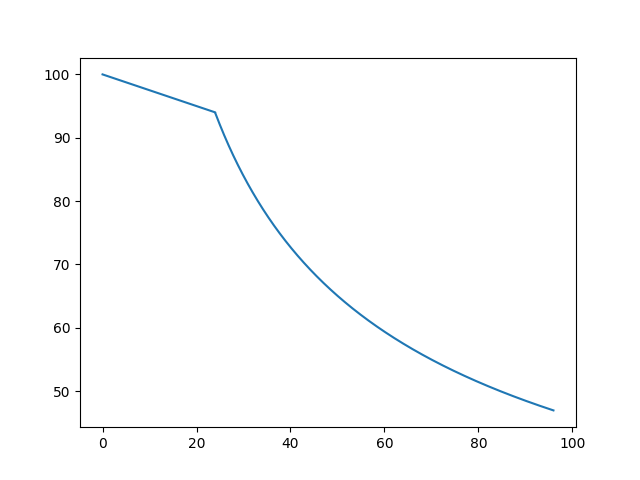

This figure's Python source:
import matplotlib.pyplot as plt
import math


def score(star_time_hours):
    if star_time_hours <= 24:
        return (((-(1/4)) * star_time_hours) + 100)

    return ((1 / math.sqrt(star_time_hours)) * 460)


def plot_score():
    xAxis = [x / 60 for x in range(0, 96 * 60)]
    yAxis = [score(x) for x in xAxis]
    plt.plot(xAxis, yAxis)

    plt.savefig("tunertotal.png")

if __name__ == "__main__":
    plot_score()